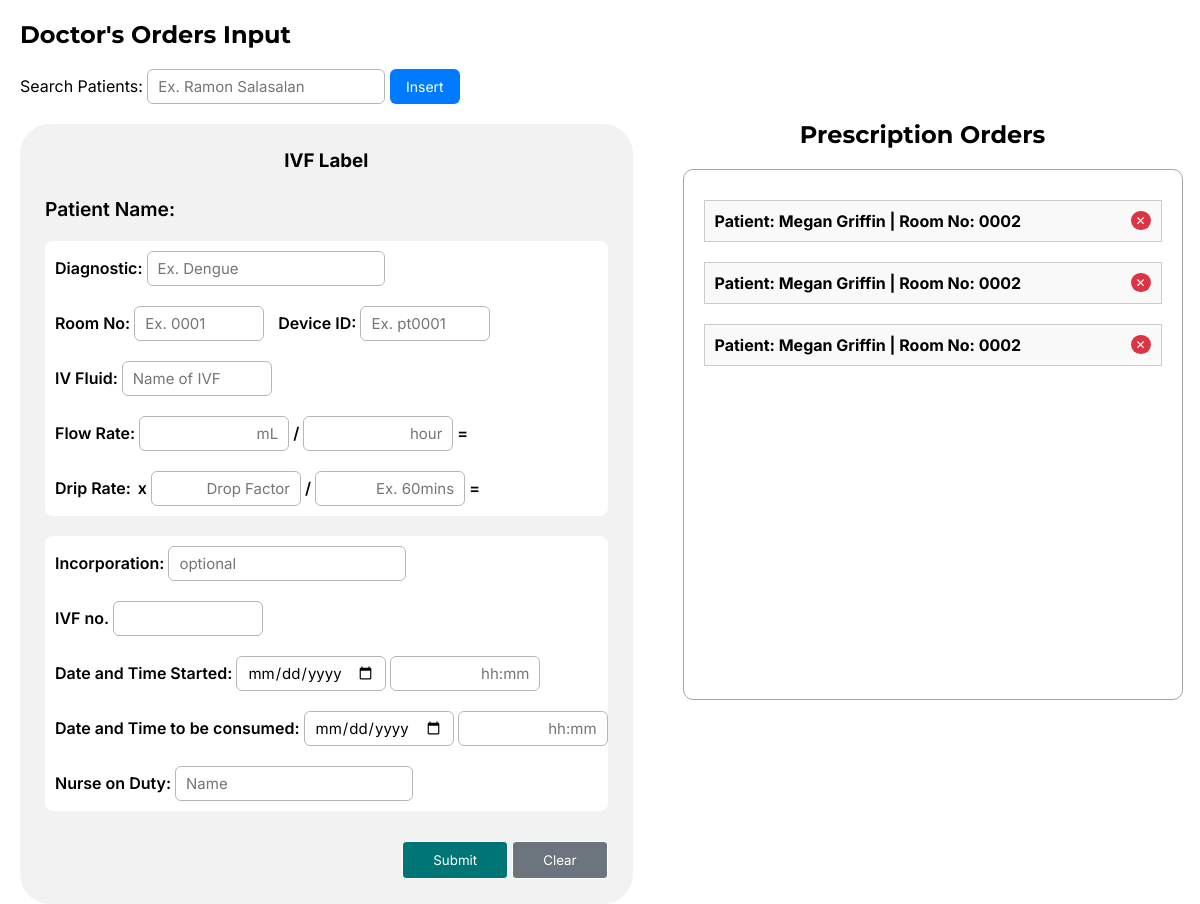
The app's page /admin/orders.php (signed in), older data.
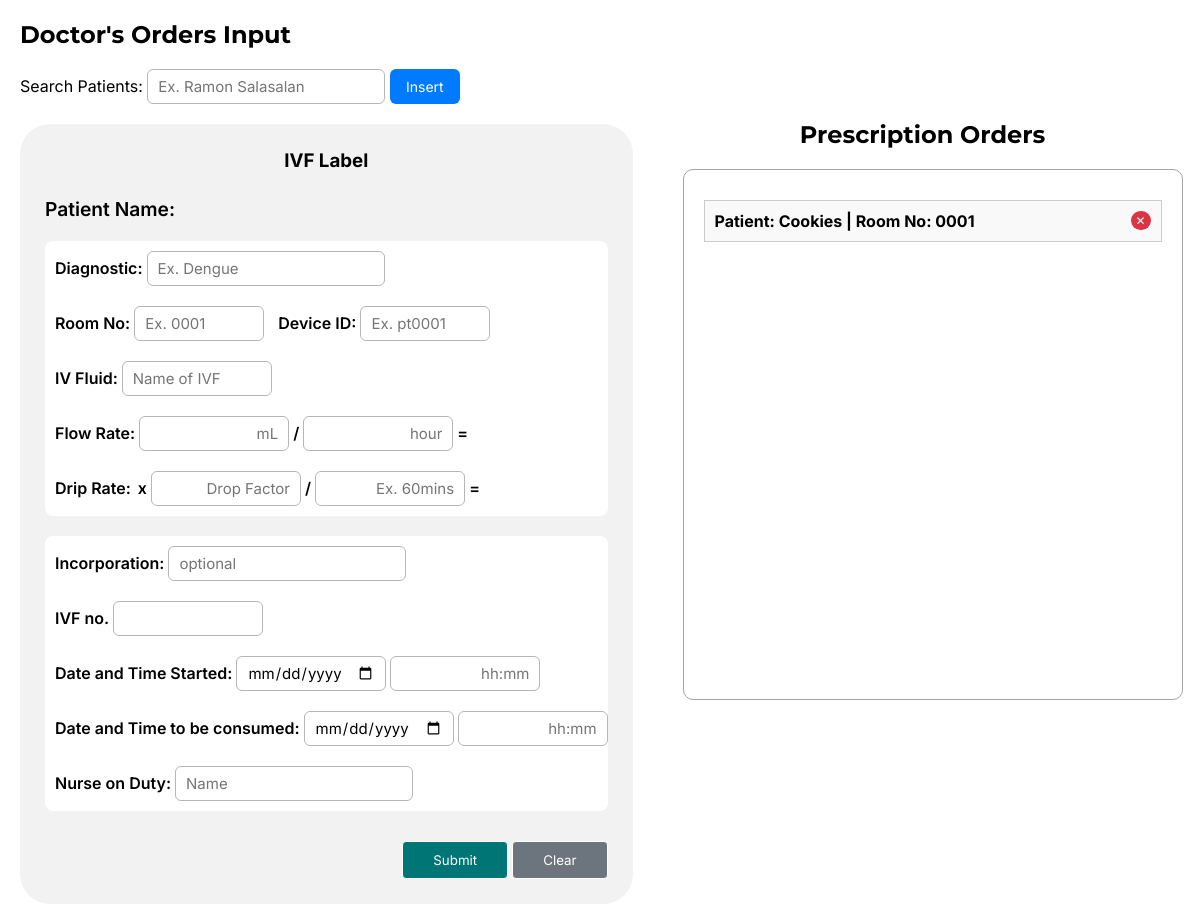
The same page, newer data.
### tables this page shows
CREATE TABLE `prescription` (
  `id` int(11) NOT NULL,
  `patient_name` varchar(255) DEFAULT NULL,
  `diagnostic` varchar(255) DEFAULT NULL,
  `room_no` varchar(50) DEFAULT NULL,
  `device_id` varchar(50) DEFAULT NULL,
  `iv_fluid` varchar(255) DEFAULT NULL,
  `volume` int(11) DEFAULT NULL,
  `per_hour` int(11) DEFAULT NULL,
  `drop_factor` int(11) DEFAULT NULL,
  `per_minute` int(11) DEFAULT NULL,
  `incorporation` varchar(255) DEFAULT NULL,
  `ivf_no` int(11) DEFAULT NULL,
  `date_started` date DEFAULT NULL,
  `time_started` varchar(20) DEFAULT NULL,
  `date_to_consumed` date DEFAULT NULL,
  `time_to_consumed` varchar(20) DEFAULT NULL,
  `nurse_on_duty` varchar(255) DEFAULT NULL
);

### admin/function/prescription/view_order.php (the view, shortened to what this page needs)
<?php
include 'db.php';
$sql = "SELECT * FROM prescription ORDER BY id DESC";
$result = $conn->query($sql);
if ($result->num_rows > 0) {
    while ($row = $result->fetch_assoc()) {
        echo '<div class="message" onclick="toggleDetails(this)">
                <div class="summary">
                    <strong>Patient:</strong> ' . $row['patient_name'] . ' |
                    <strong>Room No:</strong> ' . $row['room_no'] . ' ';
        if (isset($_SESSION['privilege']) && $_SESSION['privilege'] === 'admin') {
            echo '<button class="delete-btn" onclick="deleteRow(event, ' . $row['id'] . ')">&#10005;</button>';
        }
        echo '</div>
                <div class="details hidden">
                    <p><strong>Diagnostic:</strong> ' . $row['diagnostic'] . '</p>
                    <p><strong>Device ID:</strong> ' . $row['device_id'] . '</p>
                    <p><strong>IV Fluid:</strong> ' . $row['iv_fluid'] . '</p>
                    <p><strong>Volume:</strong> ' . $row['volume'] . ' mL</p>
                    <p><strong>Per Hour:</strong> ' . $row['per_hour'] . ' hour(s)</p>
                    <p><strong>Drop Factor:</strong> ' . $row['drop_factor'] . '</p>
                    <p><strong>Per Minutes:</strong> ' . $row['per_minute'] . '</p>
                    <p><strong>Incorporation:</strong> ' . $row['incorporation'] . '</p>
                    <p><strong>IVF No:</strong> ' . $row['ivf_no'] . '</p>
                    <p><strong>Date Started:</strong> ' . $row['date_started'] . '</p>
                    <p><strong>Time Started:</strong> ' . $row['time_started'] . '</p>
                    <p><strong>Date to Consumed:</strong> ' . $row['date_to_consumed'] . '</p>
                    <p><strong>Time to Consumed:</strong> ' . $row['time_to_consumed'] . '</p>
                    <p><strong>Nurse on Duty:</strong> ' . $row['nurse_on_duty'] . '</p>
                </div>
              </div>';
    }
} else {
    echo '<div class="message">No records found.</div>';
}
?>

Row changes from the older to the newer data that the page shows:
removed prescription: patient_name "Megan Griffin", room_no "0002"
removed prescription: patient_name "Megan Griffin", room_no "0002"
removed prescription: patient_name "Megan Griffin", room_no "0002"
added prescription: patient_name "Cookies", room_no "0001"
